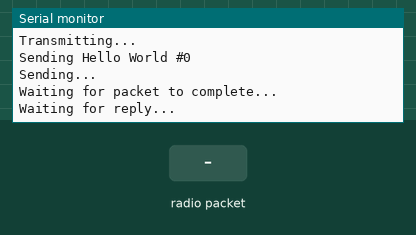
This sketch was run on a simulated Arduino Leonardo, built with avr-gcc and run on an emulated ATmega32U4. On the bench: the last lines printed to the serial monitor. Inputs (shaded band) come from the test bench. No radio packets arrive unless stated.

Above: at 1.3 s.
1.4 s: radio packet "1" arrives
At 2.2 s:
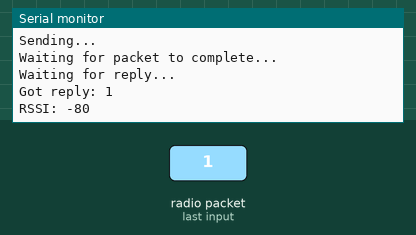
2.9 s: radio packet "0" arrives
At 3.4 s:
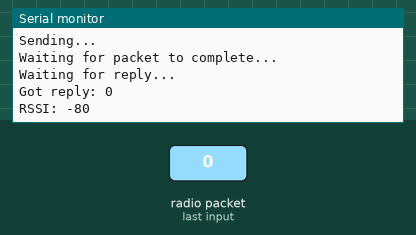
5.9 s: radio packet "2" arrives
At 6.9 s:
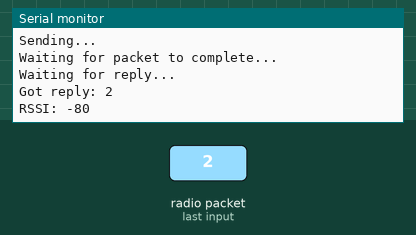
Timing chart, 0 to 8.9 s (numbered marks = the images above; inputs shaded):
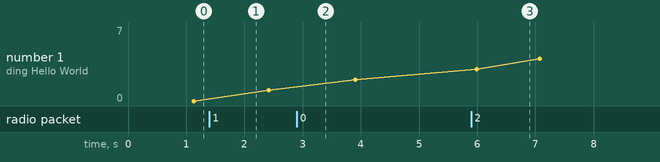

The sketch:

sketch_lora_sender.ino
```cpp
// Feather9x_TX
// -*- mode: C++ -*-
// Example sketch showing how to create a simple messaging client (transmitter)
// with the RH_RF95 class. RH_RF95 class does not provide for addressing or
// reliability, so you should only use RH_RF95 if you do not need the higher
// level messaging abilities.
// It is designed to work with the other example Feather9x_RX

#include <SPI.h>
#include <RH_RF95.h>

// for feather32u4
#define RFM95_CS 8
#define RFM95_RST 4
#define RFM95_INT 7


/* for feather m0
#define RFM95_CS 8
#define RFM95_RST 4
#define RFM95_INT 3
*/

/* for shield
#define RFM95_CS 10
#define RFM95_RST 9
#define RFM95_INT 7
*/

/*Feather 32u4 w/wing
#define RFM95_RST     11   // "A"
#define RFM95_CS      10   // "B"
#define RFM95_INT     2    // "SDA" (only SDA/SCL/RX/TX have IRQ!)
*/

/* Feather m0 w/wing
#define RFM95_RST     11   // "A"
#define RFM95_CS      10   // "B"
#define RFM95_INT     6    // "D"
*/

#if defined(ESP8266)
  /* for ESP w/featherwing */
  #define RFM95_CS  2    // "E"
  #define RFM95_RST 16   // "D"
  #define RFM95_INT 15   // "B"

#elif defined(ADAFRUIT_FEATHER_M0) || defined(ADAFRUIT_FEATHER_M0_EXPRESS) || defined(ARDUINO_SAMD_FEATHER_M0)
  // Feather M0 w/Radio
  #define RFM95_CS      8
  #define RFM95_INT     3
  #define RFM95_RST     4

#elif defined(ARDUINO_ADAFRUIT_FEATHER_ESP32S2) || defined(ARDUINO_NRF52840_FEATHER) || defined(ARDUINO_NRF52840_FEATHER_SENSE)
  #define RFM95_INT     9  // "A"
  #define RFM95_CS      10  // "B"
  #define RFM95_RST     11  // "C"

#elif defined(ESP32)
  /* ESP32 feather w/wing */
  #define RFM95_RST     27   // "A"
  #define RFM95_CS      33   // "B"
  #define RFM95_INT     12   //  next to A

#elif defined(ARDUINO_NRF52832_FEATHER)
  /* nRF52832 feather w/wing */
  #define RFM95_RST     7   // "A"
  #define RFM95_CS      11   // "B"
  #define RFM95_INT     31   // "C"

#elif defined(TEENSYDUINO)
  /* Teensy 3.x w/wing */
  #define RFM95_RST     9   // "A"
  #define RFM95_CS      10   // "B"
  #define RFM95_INT     4    // "C"
#endif

// Change to 434.0 or other frequency, must match RX's freq!
#define RF95_FREQ 868.0

// Singleton instance of the radio driver
RH_RF95 rf95(RFM95_CS, RFM95_INT);

void setup()
{
  pinMode(RFM95_RST, OUTPUT);
  digitalWrite(RFM95_RST, HIGH);

  Serial.begin(115200);
  while (!Serial) {
    delay(1);
  }

  delay(100);

  Serial.println("Feather LoRa TX Test!");

  // manual reset
  digitalWrite(RFM95_RST, LOW);
  delay(10);
  digitalWrite(RFM95_RST, HIGH);
  delay(10);

  while (!rf95.init()) {
    Serial.println("LoRa radio init failed");
    Serial.println("Uncomment '#define SERIAL_DEBUG' in RH_RF95.cpp for detailed debug info");
    while (1);
  }
  Serial.println("LoRa radio init OK!");

  // Defaults after init are 434.0MHz, modulation GFSK_Rb250Fd250, +13dbM
  if (!rf95.setFrequency(RF95_FREQ)) {
    Serial.println("setFrequency failed");
    while (1);
  }
  Serial.print("Set Freq to: "); Serial.println(RF95_FREQ);

  // Defaults after init are 434.0MHz, 13dBm, Bw = 125 kHz, Cr = 4/5, Sf = 128chips/symbol, CRC on

  // The default transmitter power is 13dBm, using PA_BOOST.
  // If you are using RFM95/96/97/98 modules which uses the PA_BOOST transmitter pin, then
  // you can set transmitter powers from 5 to 23 dBm:
  rf95.setTxPower(23, false);
}

int16_t packetnum = 0;  // packet counter, we increment per xmission

void loop()
{
  delay(1000); // Wait 1 second between transmits, could also 'sleep' here!
  Serial.println("Transmitting..."); // Send a message to rf95_server

  char radiopacket[20] = "Hello World #      ";
  itoa(packetnum++, radiopacket+13, 10);
  Serial.print("Sending "); Serial.println(radiopacket);
  radiopacket[19] = 0;

  Serial.println("Sending...");
  delay(10);
  rf95.send((uint8_t *)radiopacket, 20);

  Serial.println("Waiting for packet to complete...");
  delay(10);
  rf95.waitPacketSent();
  // Now wait for a reply
  uint8_t buf[RH_RF95_MAX_MESSAGE_LEN];
  uint8_t len = sizeof(buf);

  Serial.println("Waiting for reply...");
  if (rf95.waitAvailableTimeout(1000))
  {
    // Should be a reply message for us now
    if (rf95.recv(buf, &len))
   {
      Serial.print("Got reply: ");
      Serial.println((char*)buf);
      Serial.print("RSSI: ");
      Serial.println(rf95.lastRssi(), DEC);
    }
    else
    {
      Serial.println("Receive failed");
    }
  }
  else
  {
    Serial.println("No reply, is there a listener around?");
  }

}
```

Measured:
- after the input at 1.4 s, the serial monitor: prints a new line at once (image 1)
- after the input at 2.9 s, the serial monitor: prints a new line at once (image 2)
- after the input at 5.9 s, the serial monitor: prints a new line after 0.18 s (image 3)
- plotted number 1: 0 → 1 after the input at 1.4 s, 2 → 7 after the input at 5.9 s
